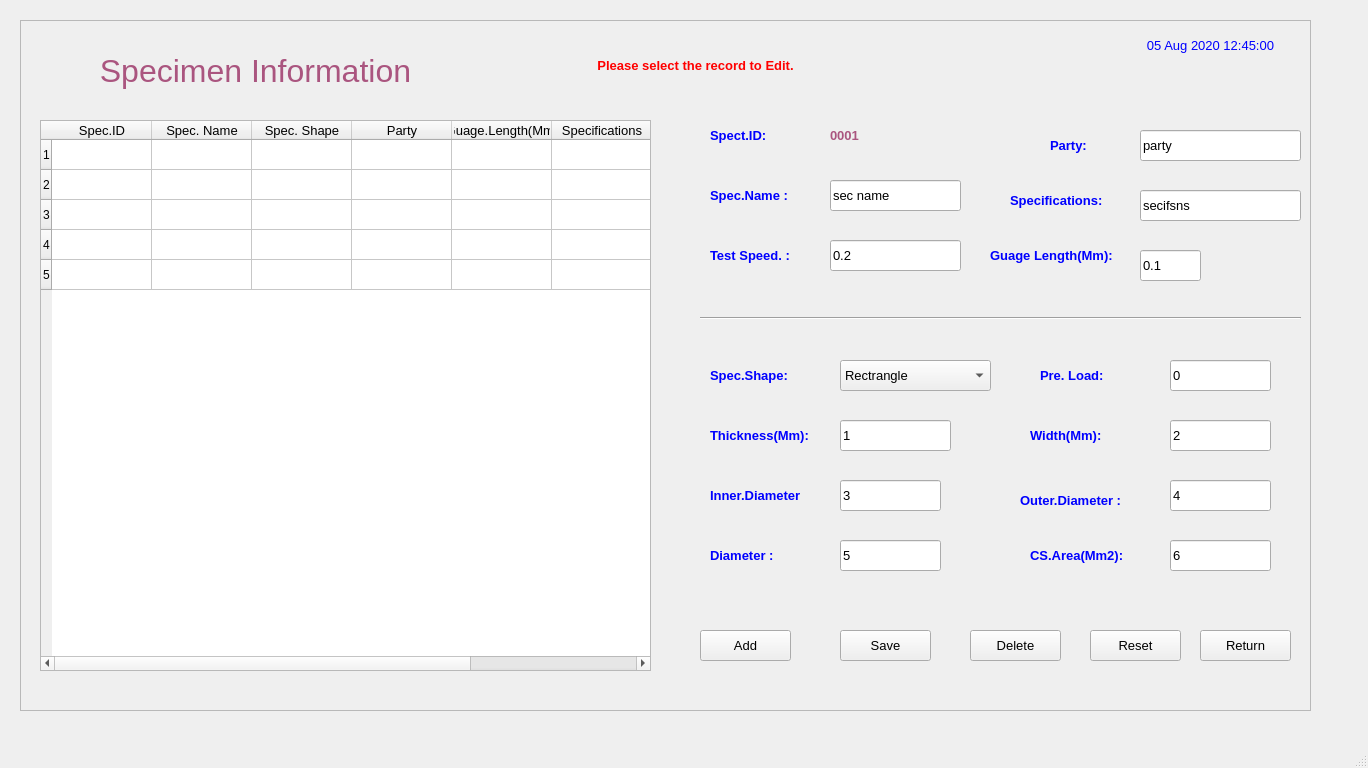
<?xml version="1.0" encoding="UTF-8"?>
<ui version="4.0">
 <class>MainWindow</class>
 <widget class="QMainWindow" name="MainWindow">
  <property name="geometry">
   <rect>
    <x>0</x>
    <y>0</y>
    <width>1368</width>
    <height>768</height>
   </rect>
  </property>
  <property name="baseSize">
   <size>
    <width>0</width>
    <height>0</height>
   </size>
  </property>
  <property name="windowTitle">
   <string>MainWindow</string>
  </property>
  <widget class="QWidget" name="centralwidget">
   <widget class="QFrame" name="frame">
    <property name="geometry">
     <rect>
      <x>20</x>
      <y>20</y>
      <width>1291</width>
      <height>691</height>
     </rect>
    </property>
    <property name="frameShape">
     <enum>QFrame::StyledPanel</enum>
    </property>
    <property name="frameShadow">
     <enum>QFrame::Raised</enum>
    </property>
    <widget class="QLabel" name="label">
     <property name="geometry">
      <rect>
       <x>40</x>
       <y>30</y>
       <width>391</width>
       <height>41</height>
      </rect>
     </property>
     <property name="font">
      <font>
       <pointsize>24</pointsize>
      </font>
     </property>
     <property name="styleSheet">
      <string notr="true">color: rgb(170, 85, 127);</string>
     </property>
     <property name="text">
      <string>Specimen Information</string>
     </property>
     <property name="alignment">
      <set>Qt::AlignCenter</set>
     </property>
    </widget>
    <widget class="QLabel" name="label_20">
     <property name="geometry">
      <rect>
       <x>1100</x>
       <y>10</y>
       <width>181</width>
       <height>31</height>
      </rect>
     </property>
     <property name="font">
      <font>
       <family>MS Shell Dlg 2</family>
       <pointsize>10</pointsize>
       <weight>50</weight>
       <bold>false</bold>
       <underline>false</underline>
      </font>
     </property>
     <property name="styleSheet">
      <string notr="true">color: rgb(0, 0, 255);</string>
     </property>
     <property name="text">
      <string>05 Aug 2020 12:45:00</string>
     </property>
     <property name="alignment">
      <set>Qt::AlignCenter</set>
     </property>
    </widget>
    <widget class="QPushButton" name="pushButton_2">
     <property name="geometry">
      <rect>
       <x>680</x>
       <y>610</y>
       <width>91</width>
       <height>31</height>
      </rect>
     </property>
     <property name="font">
      <font>
       <pointsize>10</pointsize>
      </font>
     </property>
     <property name="text">
      <string>Add</string>
     </property>
    </widget>
    <widget class="QPushButton" name="pushButton_3">
     <property name="geometry">
      <rect>
       <x>820</x>
       <y>610</y>
       <width>91</width>
       <height>31</height>
      </rect>
     </property>
     <property name="font">
      <font>
       <pointsize>10</pointsize>
      </font>
     </property>
     <property name="text">
      <string>Save</string>
     </property>
    </widget>
    <widget class="QTableWidget" name="tableWidget">
     <property name="geometry">
      <rect>
       <x>20</x>
       <y>100</y>
       <width>611</width>
       <height>551</height>
      </rect>
     </property>
     <row>
      <property name="text">
       <string>1</string>
      </property>
     </row>
     <row>
      <property name="text">
       <string>2</string>
      </property>
     </row>
     <row>
      <property name="text">
       <string>3</string>
      </property>
     </row>
     <row>
      <property name="text">
       <string>4</string>
      </property>
     </row>
     <row>
      <property name="text">
       <string>5</string>
      </property>
     </row>
     <column>
      <property name="text">
       <string>Spec.ID</string>
      </property>
      <property name="font">
       <font>
        <pointsize>10</pointsize>
       </font>
      </property>
     </column>
     <column>
      <property name="text">
       <string>Spec. Name</string>
      </property>
      <property name="font">
       <font>
        <pointsize>10</pointsize>
       </font>
      </property>
     </column>
     <column>
      <property name="text">
       <string>Spec. Shape</string>
      </property>
      <property name="font">
       <font>
        <pointsize>10</pointsize>
       </font>
      </property>
     </column>
     <column>
      <property name="text">
       <string>Party</string>
      </property>
      <property name="font">
       <font>
        <pointsize>10</pointsize>
       </font>
      </property>
     </column>
     <column>
      <property name="text">
       <string>Guage.Length(Mm)</string>
      </property>
      <property name="font">
       <font>
        <pointsize>10</pointsize>
       </font>
      </property>
     </column>
     <column>
      <property name="text">
       <string>Specifications</string>
      </property>
      <property name="font">
       <font>
        <pointsize>10</pointsize>
       </font>
      </property>
     </column>
     <column>
      <property name="text">
       <string>Test.Speed</string>
      </property>
      <property name="font">
       <font>
        <pointsize>10</pointsize>
       </font>
      </property>
     </column>
     <item row="0" column="1">
      <property name="text">
       <string/>
      </property>
      <property name="font">
       <font>
        <pointsize>10</pointsize>
       </font>
      </property>
     </item>
     <item row="0" column="2">
      <property name="text">
       <string/>
      </property>
      <property name="font">
       <font>
        <pointsize>10</pointsize>
       </font>
      </property>
     </item>
     <item row="0" column="3">
      <property name="text">
       <string/>
      </property>
      <property name="font">
       <font>
        <pointsize>10</pointsize>
       </font>
      </property>
     </item>
     <item row="0" column="4">
      <property name="text">
       <string/>
      </property>
      <property name="font">
       <font>
        <pointsize>10</pointsize>
       </font>
      </property>
     </item>
     <item row="0" column="5">
      <property name="text">
       <string/>
      </property>
      <property name="font">
       <font>
        <pointsize>10</pointsize>
       </font>
      </property>
     </item>
     <item row="0" column="6">
      <property name="text">
       <string/>
      </property>
      <property name="font">
       <font>
        <pointsize>10</pointsize>
       </font>
      </property>
     </item>
    </widget>
    <widget class="QLabel" name="label_21">
     <property name="geometry">
      <rect>
       <x>510</x>
       <y>20</y>
       <width>331</width>
       <height>51</height>
      </rect>
     </property>
     <property name="font">
      <font>
       <family>MS Sans Serif</family>
       <pointsize>10</pointsize>
       <weight>75</weight>
       <bold>true</bold>
       <underline>false</underline>
      </font>
     </property>
     <property name="styleSheet">
      <string notr="true">color: rgb(255, 0, 0);</string>
     </property>
     <property name="text">
      <string>Please select the record to Edit.</string>
     </property>
     <property name="alignment">
      <set>Qt::AlignCenter</set>
     </property>
    </widget>
    <widget class="QLabel" name="label_22">
     <property name="geometry">
      <rect>
       <x>690</x>
       <y>160</y>
       <width>111</width>
       <height>31</height>
      </rect>
     </property>
     <property name="font">
      <font>
       <family>MS Shell Dlg 2</family>
       <pointsize>10</pointsize>
       <weight>75</weight>
       <bold>true</bold>
       <underline>false</underline>
      </font>
     </property>
     <property name="styleSheet">
      <string notr="true">color: rgb(0, 0, 255);</string>
     </property>
     <property name="text">
      <string>Spec.Name :</string>
     </property>
     <property name="alignment">
      <set>Qt::AlignLeading|Qt::AlignLeft|Qt::AlignVCenter</set>
     </property>
    </widget>
    <widget class="QLabel" name="label_24">
     <property name="geometry">
      <rect>
       <x>690</x>
       <y>340</y>
       <width>111</width>
       <height>31</height>
      </rect>
     </property>
     <property name="font">
      <font>
       <family>MS Shell Dlg 2</family>
       <pointsize>10</pointsize>
       <weight>75</weight>
       <bold>true</bold>
       <underline>false</underline>
      </font>
     </property>
     <property name="styleSheet">
      <string notr="true">color: rgb(0, 0, 255);</string>
     </property>
     <property name="text">
      <string>Spec.Shape:</string>
     </property>
     <property name="alignment">
      <set>Qt::AlignLeading|Qt::AlignLeft|Qt::AlignVCenter</set>
     </property>
    </widget>
    <widget class="QLabel" name="label_25">
     <property name="geometry">
      <rect>
       <x>690</x>
       <y>400</y>
       <width>121</width>
       <height>31</height>
      </rect>
     </property>
     <property name="font">
      <font>
       <family>MS Shell Dlg 2</family>
       <pointsize>10</pointsize>
       <weight>75</weight>
       <bold>true</bold>
       <underline>false</underline>
      </font>
     </property>
     <property name="styleSheet">
      <string notr="true">color: rgb(0, 0, 255);</string>
     </property>
     <property name="text">
      <string>Thickness(Mm):</string>
     </property>
     <property name="alignment">
      <set>Qt::AlignLeading|Qt::AlignLeft|Qt::AlignVCenter</set>
     </property>
    </widget>
    <widget class="QLineEdit" name="lineEdit">
     <property name="geometry">
      <rect>
       <x>1150</x>
       <y>340</y>
       <width>101</width>
       <height>31</height>
      </rect>
     </property>
     <property name="font">
      <font>
       <pointsize>10</pointsize>
      </font>
     </property>
     <property name="text">
      <string>0</string>
     </property>
    </widget>
    <widget class="QLineEdit" name="lineEdit_3">
     <property name="geometry">
      <rect>
       <x>820</x>
       <y>400</y>
       <width>111</width>
       <height>31</height>
      </rect>
     </property>
     <property name="font">
      <font>
       <pointsize>10</pointsize>
      </font>
     </property>
     <property name="text">
      <string>1</string>
     </property>
    </widget>
    <widget class="QPushButton" name="pushButton_4">
     <property name="geometry">
      <rect>
       <x>950</x>
       <y>610</y>
       <width>91</width>
       <height>31</height>
      </rect>
     </property>
     <property name="font">
      <font>
       <pointsize>10</pointsize>
      </font>
     </property>
     <property name="text">
      <string>Delete</string>
     </property>
    </widget>
    <widget class="QPushButton" name="pushButton_5">
     <property name="geometry">
      <rect>
       <x>1070</x>
       <y>610</y>
       <width>91</width>
       <height>31</height>
      </rect>
     </property>
     <property name="font">
      <font>
       <pointsize>10</pointsize>
      </font>
     </property>
     <property name="text">
      <string>Reset</string>
     </property>
    </widget>
    <widget class="QLineEdit" name="lineEdit_7">
     <property name="geometry">
      <rect>
       <x>1120</x>
       <y>110</y>
       <width>161</width>
       <height>31</height>
      </rect>
     </property>
     <property name="font">
      <font>
       <pointsize>10</pointsize>
      </font>
     </property>
     <property name="text">
      <string>party</string>
     </property>
    </widget>
    <widget class="QLabel" name="label_31">
     <property name="geometry">
      <rect>
       <x>1020</x>
       <y>340</y>
       <width>81</width>
       <height>31</height>
      </rect>
     </property>
     <property name="font">
      <font>
       <family>MS Shell Dlg 2</family>
       <pointsize>10</pointsize>
       <weight>75</weight>
       <bold>true</bold>
       <underline>false</underline>
      </font>
     </property>
     <property name="styleSheet">
      <string notr="true">color: rgb(0, 0, 255);</string>
     </property>
     <property name="text">
      <string>Pre. Load:</string>
     </property>
     <property name="alignment">
      <set>Qt::AlignLeading|Qt::AlignLeft|Qt::AlignVCenter</set>
     </property>
    </widget>
    <widget class="QLineEdit" name="lineEdit_9">
     <property name="geometry">
      <rect>
       <x>1120</x>
       <y>170</y>
       <width>161</width>
       <height>31</height>
      </rect>
     </property>
     <property name="font">
      <font>
       <pointsize>10</pointsize>
      </font>
     </property>
     <property name="text">
      <string>secifsns</string>
     </property>
    </widget>
    <widget class="QLabel" name="label_33">
     <property name="geometry">
      <rect>
       <x>1030</x>
       <y>110</y>
       <width>71</width>
       <height>31</height>
      </rect>
     </property>
     <property name="font">
      <font>
       <family>MS Shell Dlg 2</family>
       <pointsize>10</pointsize>
       <weight>75</weight>
       <bold>true</bold>
       <underline>false</underline>
      </font>
     </property>
     <property name="styleSheet">
      <string notr="true">color: rgb(0, 0, 255);</string>
     </property>
     <property name="text">
      <string>Party:</string>
     </property>
     <property name="alignment">
      <set>Qt::AlignLeading|Qt::AlignLeft|Qt::AlignVCenter</set>
     </property>
    </widget>
    <widget class="QLineEdit" name="lineEdit_4">
     <property name="geometry">
      <rect>
       <x>810</x>
       <y>220</y>
       <width>131</width>
       <height>31</height>
      </rect>
     </property>
     <property name="font">
      <font>
       <pointsize>10</pointsize>
      </font>
     </property>
     <property name="text">
      <string>0.2</string>
     </property>
    </widget>
    <widget class="QLabel" name="label_34">
     <property name="geometry">
      <rect>
       <x>970</x>
       <y>210</y>
       <width>141</width>
       <height>51</height>
      </rect>
     </property>
     <property name="font">
      <font>
       <family>MS Shell Dlg 2</family>
       <pointsize>10</pointsize>
       <weight>75</weight>
       <bold>true</bold>
       <underline>false</underline>
      </font>
     </property>
     <property name="styleSheet">
      <string notr="true">color: rgb(0, 0, 255);</string>
     </property>
     <property name="text">
      <string>Guage Length(Mm):</string>
     </property>
     <property name="alignment">
      <set>Qt::AlignLeading|Qt::AlignLeft|Qt::AlignVCenter</set>
     </property>
    </widget>
    <widget class="QLineEdit" name="lineEdit_10">
     <property name="geometry">
      <rect>
       <x>1120</x>
       <y>230</y>
       <width>61</width>
       <height>31</height>
      </rect>
     </property>
     <property name="font">
      <font>
       <pointsize>10</pointsize>
      </font>
     </property>
     <property name="text">
      <string>0.1</string>
     </property>
    </widget>
    <widget class="QLabel" name="label_38">
     <property name="geometry">
      <rect>
       <x>1000</x>
       <y>460</y>
       <width>121</width>
       <height>41</height>
      </rect>
     </property>
     <property name="font">
      <font>
       <family>MS Shell Dlg 2</family>
       <pointsize>10</pointsize>
       <weight>75</weight>
       <bold>true</bold>
       <underline>false</underline>
      </font>
     </property>
     <property name="styleSheet">
      <string notr="true">color: rgb(0, 0, 255);</string>
     </property>
     <property name="text">
      <string>Outer.Diameter :</string>
     </property>
     <property name="alignment">
      <set>Qt::AlignLeading|Qt::AlignLeft|Qt::AlignVCenter</set>
     </property>
    </widget>
    <widget class="QLineEdit" name="lineEdit_11">
     <property name="geometry">
      <rect>
       <x>1150</x>
       <y>460</y>
       <width>101</width>
       <height>31</height>
      </rect>
     </property>
     <property name="font">
      <font>
       <pointsize>10</pointsize>
      </font>
     </property>
     <property name="text">
      <string>4</string>
     </property>
    </widget>
    <widget class="QPushButton" name="pushButton_9">
     <property name="geometry">
      <rect>
       <x>1180</x>
       <y>610</y>
       <width>91</width>
       <height>31</height>
      </rect>
     </property>
     <property name="font">
      <font>
       <pointsize>10</pointsize>
      </font>
     </property>
     <property name="text">
      <string>Return</string>
     </property>
    </widget>
    <widget class="QLineEdit" name="lineEdit_12">
     <property name="geometry">
      <rect>
       <x>810</x>
       <y>160</y>
       <width>131</width>
       <height>31</height>
      </rect>
     </property>
     <property name="font">
      <font>
       <pointsize>10</pointsize>
      </font>
     </property>
     <property name="text">
      <string>sec name</string>
     </property>
    </widget>
    <widget class="QComboBox" name="comboBox_2">
     <property name="geometry">
      <rect>
       <x>820</x>
       <y>340</y>
       <width>151</width>
       <height>31</height>
      </rect>
     </property>
     <property name="font">
      <font>
       <pointsize>10</pointsize>
      </font>
     </property>
     <item>
      <property name="text">
       <string>Rectrangle</string>
      </property>
     </item>
     <item>
      <property name="text">
       <string>Pipe</string>
      </property>
     </item>
     <item>
      <property name="text">
       <string>Cylindical</string>
      </property>
     </item>
     <item>
      <property name="text">
       <string>Direct Value</string>
      </property>
     </item>
    </widget>
    <widget class="QLabel" name="label_27">
     <property name="geometry">
      <rect>
       <x>1010</x>
       <y>400</y>
       <width>101</width>
       <height>31</height>
      </rect>
     </property>
     <property name="font">
      <font>
       <family>MS Shell Dlg 2</family>
       <pointsize>10</pointsize>
       <weight>75</weight>
       <bold>true</bold>
       <underline>false</underline>
      </font>
     </property>
     <property name="styleSheet">
      <string notr="true">color: rgb(0, 0, 255);</string>
     </property>
     <property name="text">
      <string>Width(Mm):</string>
     </property>
     <property name="alignment">
      <set>Qt::AlignLeading|Qt::AlignLeft|Qt::AlignVCenter</set>
     </property>
    </widget>
    <widget class="QLineEdit" name="lineEdit_6">
     <property name="geometry">
      <rect>
       <x>1150</x>
       <y>400</y>
       <width>101</width>
       <height>31</height>
      </rect>
     </property>
     <property name="font">
      <font>
       <pointsize>10</pointsize>
      </font>
     </property>
     <property name="text">
      <string>2</string>
     </property>
    </widget>
    <widget class="QLabel" name="label_29">
     <property name="geometry">
      <rect>
       <x>690</x>
       <y>460</y>
       <width>121</width>
       <height>31</height>
      </rect>
     </property>
     <property name="font">
      <font>
       <family>MS Shell Dlg 2</family>
       <pointsize>10</pointsize>
       <weight>75</weight>
       <bold>true</bold>
       <underline>false</underline>
      </font>
     </property>
     <property name="styleSheet">
      <string notr="true">color: rgb(0, 0, 255);</string>
     </property>
     <property name="text">
      <string>Inner.Diameter</string>
     </property>
     <property name="alignment">
      <set>Qt::AlignLeading|Qt::AlignLeft|Qt::AlignVCenter</set>
     </property>
    </widget>
    <widget class="QLineEdit" name="lineEdit_8">
     <property name="geometry">
      <rect>
       <x>820</x>
       <y>460</y>
       <width>101</width>
       <height>31</height>
      </rect>
     </property>
     <property name="font">
      <font>
       <pointsize>10</pointsize>
      </font>
     </property>
     <property name="text">
      <string>3</string>
     </property>
    </widget>
    <widget class="QLabel" name="label_30">
     <property name="geometry">
      <rect>
       <x>690</x>
       <y>520</y>
       <width>111</width>
       <height>31</height>
      </rect>
     </property>
     <property name="font">
      <font>
       <family>MS Shell Dlg 2</family>
       <pointsize>10</pointsize>
       <weight>75</weight>
       <bold>true</bold>
       <underline>false</underline>
      </font>
     </property>
     <property name="styleSheet">
      <string notr="true">color: rgb(0, 0, 255);</string>
     </property>
     <property name="text">
      <string>Diameter :</string>
     </property>
     <property name="alignment">
      <set>Qt::AlignLeading|Qt::AlignLeft|Qt::AlignVCenter</set>
     </property>
    </widget>
    <widget class="QLineEdit" name="lineEdit_13">
     <property name="geometry">
      <rect>
       <x>820</x>
       <y>520</y>
       <width>101</width>
       <height>31</height>
      </rect>
     </property>
     <property name="font">
      <font>
       <pointsize>10</pointsize>
      </font>
     </property>
     <property name="text">
      <string>5</string>
     </property>
    </widget>
    <widget class="QLabel" name="label_32">
     <property name="geometry">
      <rect>
       <x>1010</x>
       <y>520</y>
       <width>121</width>
       <height>31</height>
      </rect>
     </property>
     <property name="font">
      <font>
       <family>MS Shell Dlg 2</family>
       <pointsize>10</pointsize>
       <weight>75</weight>
       <bold>true</bold>
       <underline>false</underline>
      </font>
     </property>
     <property name="styleSheet">
      <string notr="true">color: rgb(0, 0, 255);</string>
     </property>
     <property name="text">
      <string>CS.Area(Mm2):</string>
     </property>
     <property name="alignment">
      <set>Qt::AlignLeading|Qt::AlignLeft|Qt::AlignVCenter</set>
     </property>
    </widget>
    <widget class="QLineEdit" name="lineEdit_14">
     <property name="geometry">
      <rect>
       <x>1150</x>
       <y>520</y>
       <width>101</width>
       <height>31</height>
      </rect>
     </property>
     <property name="font">
      <font>
       <pointsize>10</pointsize>
      </font>
     </property>
     <property name="text">
      <string>6</string>
     </property>
    </widget>
    <widget class="QLabel" name="label_26">
     <property name="geometry">
      <rect>
       <x>990</x>
       <y>160</y>
       <width>101</width>
       <height>41</height>
      </rect>
     </property>
     <property name="font">
      <font>
       <family>MS Shell Dlg 2</family>
       <pointsize>10</pointsize>
       <weight>75</weight>
       <bold>true</bold>
       <underline>false</underline>
      </font>
     </property>
     <property name="styleSheet">
      <string notr="true">color: rgb(0, 0, 255);</string>
     </property>
     <property name="text">
      <string>Specifications:</string>
     </property>
     <property name="alignment">
      <set>Qt::AlignLeading|Qt::AlignLeft|Qt::AlignVCenter</set>
     </property>
    </widget>
    <widget class="QLabel" name="label_35">
     <property name="geometry">
      <rect>
       <x>690</x>
       <y>220</y>
       <width>111</width>
       <height>31</height>
      </rect>
     </property>
     <property name="font">
      <font>
       <family>MS Shell Dlg 2</family>
       <pointsize>10</pointsize>
       <weight>75</weight>
       <bold>true</bold>
       <underline>false</underline>
      </font>
     </property>
     <property name="styleSheet">
      <string notr="true">color: rgb(0, 0, 255);</string>
     </property>
     <property name="text">
      <string>Test Speed. :</string>
     </property>
     <property name="alignment">
      <set>Qt::AlignLeading|Qt::AlignLeft|Qt::AlignVCenter</set>
     </property>
    </widget>
    <widget class="Line" name="line">
     <property name="geometry">
      <rect>
       <x>680</x>
       <y>290</y>
       <width>601</width>
       <height>16</height>
      </rect>
     </property>
     <property name="orientation">
      <enum>Qt::Horizontal</enum>
     </property>
    </widget>
    <widget class="QLabel" name="label_23">
     <property name="geometry">
      <rect>
       <x>690</x>
       <y>100</y>
       <width>101</width>
       <height>31</height>
      </rect>
     </property>
     <property name="font">
      <font>
       <family>MS Shell Dlg 2</family>
       <pointsize>10</pointsize>
       <weight>75</weight>
       <bold>true</bold>
       <underline>false</underline>
      </font>
     </property>
     <property name="styleSheet">
      <string notr="true">color: rgb(0, 0, 255);</string>
     </property>
     <property name="text">
      <string>Spect.ID:</string>
     </property>
     <property name="alignment">
      <set>Qt::AlignLeading|Qt::AlignLeft|Qt::AlignVCenter</set>
     </property>
    </widget>
    <widget class="QLabel" name="label_2">
     <property name="geometry">
      <rect>
       <x>810</x>
       <y>90</y>
       <width>71</width>
       <height>51</height>
      </rect>
     </property>
     <property name="font">
      <font>
       <pointsize>10</pointsize>
       <weight>75</weight>
       <bold>true</bold>
      </font>
     </property>
     <property name="styleSheet">
      <string notr="true">color: rgb(170, 85, 127);</string>
     </property>
     <property name="text">
      <string>0001</string>
     </property>
     <property name="alignment">
      <set>Qt::AlignLeading|Qt::AlignLeft|Qt::AlignVCenter</set>
     </property>
    </widget>
   </widget>
  </widget>
  <widget class="QMenuBar" name="menubar">
   <property name="geometry">
    <rect>
     <x>0</x>
     <y>0</y>
     <width>1368</width>
     <height>21</height>
    </rect>
   </property>
  </widget>
  <widget class="QStatusBar" name="statusbar"/>
 </widget>
 <resources/>
 <connections/>
</ui>
